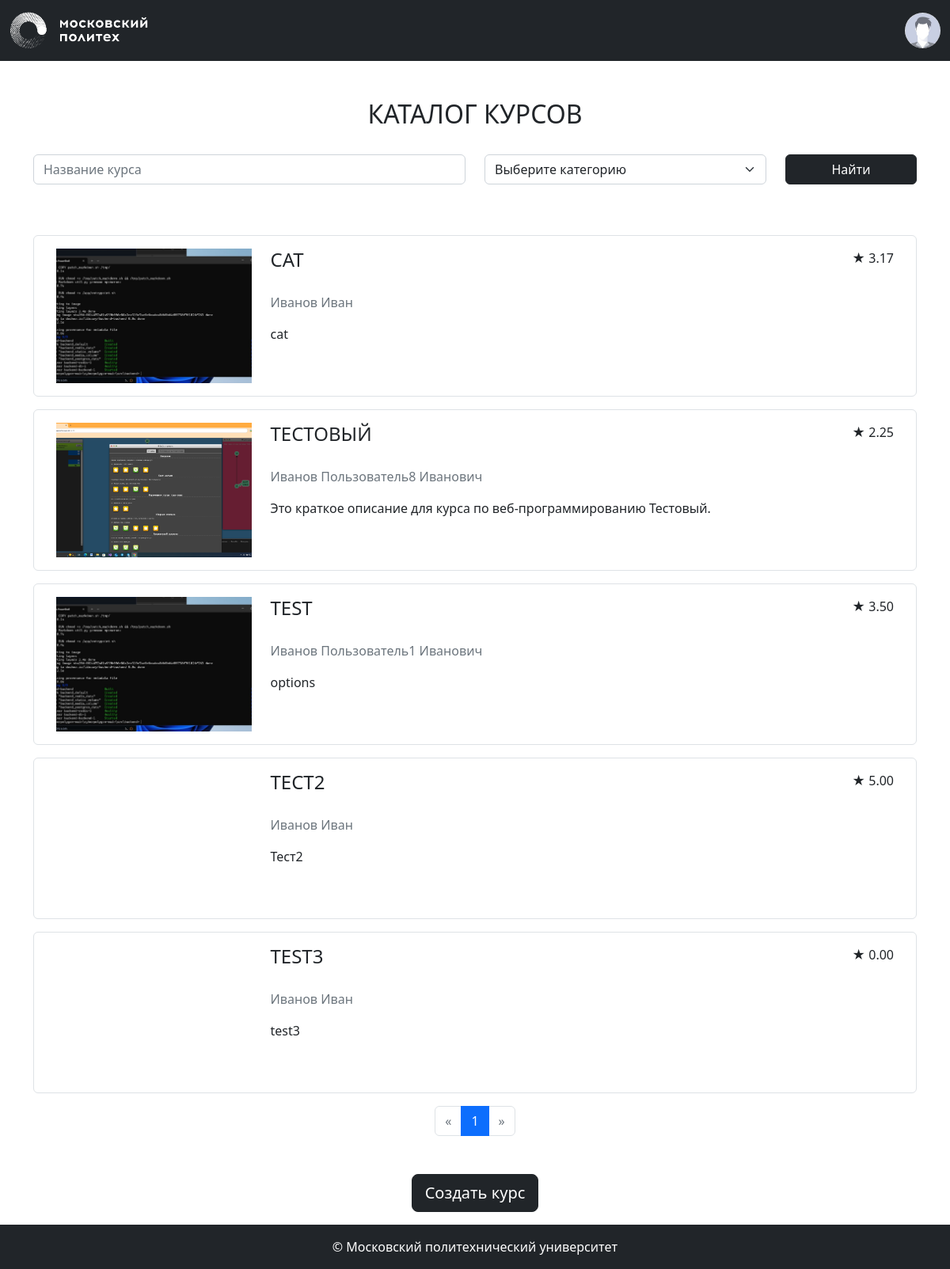
The page /courses/ (signed in) on the database its author committed.
### app/models.py (models this page shows, shortened)
class Base(DeclarativeBase):
  metadata = MetaData(naming_convention={
        "ix": 'ix_%(column_0_label)s',
        "uq": "uq_%(table_name)s_%(column_0_name)s",
        "ck": "ck_%(table_name)s_%(constraint_name)s",
        "fk": "fk_%(table_name)s_%(column_0_name)s_%(referred_table_name)s",
        "pk": "pk_%(table_name)s"
    })

class Course(Base):
    __tablename__ = 'courses'
    id: Mapped[int] = mapped_column(primary_key=True)
    name: Mapped[str] = mapped_column(String(100))
    short_desc: Mapped[str] = mapped_column(Text)
    full_desc: Mapped[str] = mapped_column(Text)
    rating_sum: Mapped[int] = mapped_column(default=0)
    rating_num: Mapped[int] = mapped_column(default=0)
    category_id: Mapped[int] = mapped_column(ForeignKey("categories.id"))
    author_id: Mapped[int] = mapped_column(ForeignKey("users.id"))
    background_image_id: Mapped[str] = mapped_column(ForeignKey("images.id"))
    created_at: Mapped[datetime] = mapped_column(default=datetime.now)
    author: Mapped["User"] = relationship()
    category: Mapped["Category"] = relationship(lazy=False)
    bg_image: Mapped["Image"] = relationship()
    @property
    def rating(self):
        if self.rating_num > 0:
            return self.rating_sum / self.rating_num
        return 0

class User(Base, UserMixin):
    __tablename__ = 'users'
    id: Mapped[int] = mapped_column(primary_key=True)
    first_name: Mapped[str] = mapped_column(String(100))
    last_name: Mapped[str] = mapped_column(String(100))
    middle_name: Mapped[Optional[str]] = mapped_column(String(100))
    login: Mapped[str] = mapped_column(String(100), unique=True)
    password_hash: Mapped[str] = mapped_column(String(200))
    created_at: Mapped[datetime] = mapped_column(default=datetime.now)
    @property
    def full_name(self):
        return ' '.join([self.last_name, self.first_name, self.middle_name or ''])

### app/courses.py (the view)
@bp.route('/')
def index():
    pagination = course_repository.get_pagination_info(**search_params())
    courses = course_repository.get_all_courses(pagination=pagination)
    categories = category_repository.get_all_categories()
    return render_template('courses/index.html',
                           courses=courses,
                           categories=categories,
                           pagination=pagination,
                           search_params=search_params())

### app/auth.py (called while the page is built)
def load_user(user_id):
    return user_repository.get_user_by_id(user_id)

### app/courses.py (called while the page is built)
def search_params():
    return {
        'name': request.args.get('name'),
        'category_ids': [x for x in request.args.getlist('category_ids') if x],
    }

### app/repositories/category_repository.py (called while the page is built)
    def get_all_categories(self):
        return self.db.session.execute(self.db.select(Category)).scalars()

### app/repositories/course_repository.py (called while the page is built)
    def _all_query(self, name, category_ids):
        query = self.db.select(Course)
        if name:
            query = query.filter(Course.name.ilike(f'%{name}%'))
        if category_ids:
            query = query.filter(Course.category_id.in_(category_ids))
        return query

    def get_pagination_info(self, name=None, category_ids=None):
        query = self._all_query(name, category_ids)
        return self.db.paginate(query)

    def get_all_courses(self, name=None, category_ids=None, pagination=None):
        if pagination is not None:
            return pagination.items
        return self.db.session.execute(self._all_query(name, category_ids)).scalars()

### app/repositories/user_repository.py (called while the page is built)
    def get_user_by_id(self, user_id):
        return self.db.session.execute(self.db.select(User).filter_by(id=user_id)).scalar()

### app/templates/courses/index.html (shortened to what this page needs)
{% extends 'base.html' %}
{% from 'pagination.html' import render_pagination %}
{% block content %}
<div class="container">
    <div class="my-5">
        <h2 class="mb-3 text-center text-uppercase font-weight-bold">Каталог курсов</h2>
        <form class="mb-5 mt-3 row align-items-center">
            <div class="col-md-6 my-3">
                <input autocomplete="off" type="text" class="form-control" id="course-name" name="name" value="{{ request.args.get('name') or '' }}" placeholder="Название курса">
            </div>
            <div class="col-md-4 my-3">
                <select class="form-select" id="course-category" name="category_ids" title="Категория курса">
                    <option value="">Выберите категорию</option>
                </select>
            </div>
            <div class="col-md-2 my-3 align-self-end">
                <button type="submit" class="btn btn-dark w-100 mt-auto">Найти</button>
            </div>
        </form>
    </div>
    <div class="courses-list container-fluid mt-3 mb-3">
        {% for course in courses %}
            <div class="row p-3 border rounded mb-3" data-url="{{ url_for('courses.show', course_id=course.id) }}">
                <div class="col-md-3 mb-3 mb-md-0 d-flex align-items-center justify-content-center">
                    <div class="course-logo" style="background-image: url({{ url_for('main.image', image_id=course.background_image_id) }});">
                    </div>
                </div>
                <div class="col-md-9 align-items-center">
                    <div class="d-flex">
                        <h4 class="text-uppercase">{{ course.name }}</h4>
                        <p class="ms-auto rating">
                            <span>★</span> <span>{{ "%.2f" | format(course.rating) }}</span>
                        </p>
                    </div>
                    <p class="text-muted my-3">{{ course.author.full_name }}</p>
                    <p>{{ course.short_desc | truncate(200) }}</p>
                </div>
            </div>
        {% endfor %}
    </div>
    <div class="mb-5">
        {{ render_pagination(pagination, request.endpoint, search_params) }}
    </div>
    {% if current_user.is_authenticated %}
        <div class="text-center my-3">
            <a class="btn btn-lg btn-dark" href="{{ url_for('courses.new') }}">Создать курс</a>
        </div>
    {% endif %}
</div>
{% endblock %}

### app/templates/base.html (shortened to what this page needs)
<!doctype html>
<html lang="ru" class="h-100">
<head>
    <link href="https://cdn.jsdelivr.net/npm/bootstrap@5.2.0-beta1/dist/css/bootstrap.min.css" rel="stylesheet"
>
    <link rel="stylesheet" href="{{ url_for('static', filename='styles.css') }}">
</head>
<body class="d-flex flex-column h-100">
    <header>
        <nav class="navbar navbar-dark bg-dark">
            <div class="container-fluid">
                <div class="logo navbar-brand">
                    <a href="{{ url_for('main.index') }}">
                        <img class="img-fluid" src="{{ url_for('static', filename='images/polytech_logo.png') }}" alt="polytech-logo">
                    </a>
                </div>
                {% if current_user.is_authenticated %}
                    <div class="dropdown d-flex" style="width: 200px;">
                        <div class="profile ms-auto" title="{{ current_user.full_name }}" id="dropdownMenuButton" data-bs-toggle="dropdown"
                            aria-haspopup="true" aria-expanded="false">
                            <img class="img-fluid rounded-circle cursor-pointer"
                                src="{{ url_for('static', filename='images/default-profile-picture-300x300.jpeg') }}" alt="profile-pic">
                        </div>
                    </div>
                {% else %}
                    <a class="btn btn-outline-light" href="{{ url_for('auth.login') }}">Войти</a>
                {% endif %}
            </div>
        </nav>
    </header>
    <main class="main flex-grow-1">
       {% block content %}
       {% endblock %}
    </main>
    <footer class="bg-dark text-white d-flex align-items-center justify-content-center py-3">
        &copy; Московский политехнический университет
    </footer>
</body>
</html>

### app/templates/pagination.html
{% macro render_pagination(pagination, endpoint, params={}) %}
    {% set per_page = pagination.per_page %}
    <nav>
        <ul class="pagination justify-content-center">
            <li class="page-item {% if not pagination.has_prev %}disabled{% endif %}">
                <a class="page-link" href="{{ url_for(endpoint, page=(pagination.page - 1), per_page=per_page, **params) if pagination.has_prev else '#' }}" aria-label="Previous">
                    <span aria-hidden="true">&laquo;</span>
                </a>
            </li>
            {%- for page in pagination.iter_pages() %}
                {% if page %}
                    <li class="page-item {% if page == pagination.page %}active{% endif %}">
                        <a class="page-link" href="{{ url_for(endpoint, page=page, per_page=per_page, **params) }}">
                            {{ page }}
                        </a>
                    </li>
                {% endif %}
            {%- endfor %}
            <li class="page-item {% if not pagination.has_next %}disabled{% endif %}">
                <a class="page-link" href="{{ url_for(endpoint, page=(pagination.page + 1), per_page=per_page, **params) if pagination.has_next else '#' }}" aria-label="Next">
                    <span aria-hidden="true">&raquo;</span>
                </a>
            </li>
        </ul>
    </nav>
{% endmacro %}

### app/static/styles.css (style rules this page uses)
.logo { max-width: 175px; }
.profile { max-width: 45px; }
.course-logo { min-width: 170px; width: 100%; height: 170px; background-repeat: no-repeat; background-position: center; background-size: cover; }

### rows shown on the page
Course: background_image (picture), name "CAT", rating "3.17", author.full_name "Иванов Иван", short_desc "cat"
Course: background_image (picture), name "ТЕСТОВЫЙ", rating "2.25", author.full_name "Иванов Пользователь8 Иванович", short_desc "Это краткое описание для курса по веб-программированию Тестовый."
Course: background_image (picture), name "TEST", rating "3.50", author.full_name "Иванов Пользователь1 Иванович", short_desc "options"
Course: name "ТЕСТ2", rating "5.00", author.full_name "Иванов Иван", short_desc "Тест2"
Course: name "TEST3", rating "0.00", author.full_name "Иванов Иван", short_desc "test3"

### other values the page prints
{{ page }} "1"
